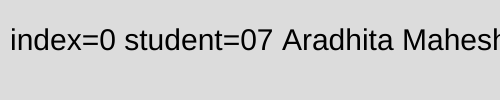
Frame 1 (no input)
Frame 60 (no input): identical to frame 1, image omitted
Frame 120 (the mouse pressed at the canvas centre since frame 60): identical to frame 1, image omitted

The p5.js sketch that drew this single still picture (run headless with seeded random() and noise() and a simulated clock; from frame 60 on, the mouse is pressed at the canvas centre):

// p5.js sketch
// ── sketch.js
// https://editor.p5js.org/jht9629-nyu/sketches/rpyY0uqRR
// ICM 2023 jht student selector
let students = [
  "01 Jiayi Wu",
  "02 Jing Cao",
  "03 Yihua Li (Cory)",
  "04 Kefan Lyu",
  "05 Jiaqi Yi",
  "06 Caroline Nivetha",
  "07 Aradhita Maheshwari",
  "08 Nathan Duker",
  "09 Qian Zhang",
  "10 Ray Cogliano",
  "11 Una Zhang",
  "12 Wendy Li",
  "13 Kairui Max Sun",
  "14 Shimeng Zhou",
  "15 An Cao",
];
let index = 0;
function setup() {
  createCanvas(500, 100);
  shuffle(students, true);
  // console.log("students", students);
  createButton("Next").mousePressed(function () {
    index = (index + 1) % students.length;
  });
  textSize(30);
}
function draw() {
  background(220);
  let str = students[index];
  text("index=" + index + " student=" + str, 10, height / 2);
}
